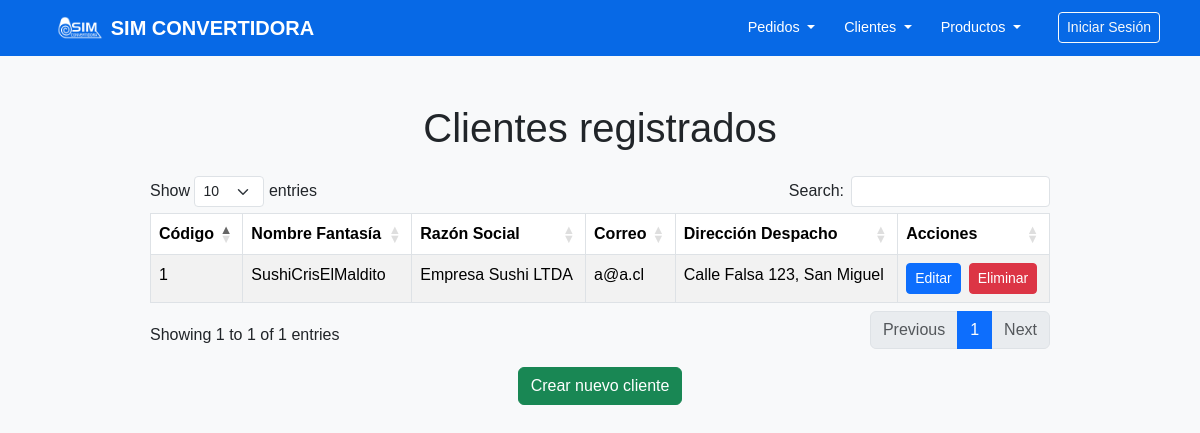
/clientes/listar/, run on the app's committed database.
### clientes/models.py (models this page shows, shortened)
class Cliente(models.Model):
    cod_cliente = models.AutoField(primary_key=True)
    nombre_fantasia = models.CharField(max_length=100)
    razon_social = models.CharField(max_length=100, unique=True)
    correo = models.EmailField()
    direccion_despacho = models.CharField(max_length=200)

### clientes/views.py (the view)
# urls.py: path('listar/', consultar_clientes, name='consultar_clientes'),
def consultar_clientes(request):
    clientes = Cliente.objects.all()
    return render(request, 'clientes/consultar_clientes.html', {'clientes': clientes})

### templates/clientes/consultar_clientes.html (shortened to what this page needs)
<!DOCTYPE html>
<html lang="es">
<head>
    <link rel="stylesheet" href="https://cdn.datatables.net/1.13.5/css/dataTables.bootstrap5.min.css">
</head>
<body>
    <header>
        {% include 'navegacion/nav.html' %}
    </header>
    <div class="container py-5 d-flex justify-content-center">
        <div style="width: 90%; max-width: 900px;">
            <h1 class="text-center mb-4">Clientes registrados</h1>
            <table id="tabla-clientes" class="table table-striped table-bordered">
                <thead>
                    <tr>
                        <th>Código</th>
                        <th>Nombre Fantasía</th>
                        <th>Razón Social</th>
                        <th>Correo</th>
                        <th>Dirección Despacho</th>
                        <th>Acciones</th>
                    </tr>
                </thead>
                <tbody>
                {% for cliente in clientes %}
                    <tr>
                        <td>{{ cliente.cod_cliente }}</td>
                        <td>{{ cliente.nombre_fantasia }}</td>
                        <td>{{ cliente.razon_social }}</td>
                        <td>{{ cliente.correo }}</td>
                        <td>{{ cliente.direccion_despacho }}</td>
                        <td>
                            <div class="d-flex gap-2">
                                <a href="{% url 'editar_cliente' cliente.cod_cliente %}" class="btn btn-primary btn-sm">Editar</a>
                                <form method="post" action="{% url 'eliminar_cliente' cliente.cod_cliente %}" onsubmit="return confirm('¿Estás seguro de eliminar este cliente?');" style="margin: 0;">
                                <button type="submit" class="btn btn-danger btn-sm">Eliminar</button>
                                </form>
                            </div>
                        </td>
                    </tr>
                {% empty %}
                    <tr>
                        <td colspan="7">No hay clientes registrados.</td>
                    </tr>
                {% endfor %}
                </tbody>
            </table>
            <div class="text-center mt-3">
                <a href="{% url 'crear_cliente' %}" class="btn btn-success">Crear nuevo cliente</a>
            </div>
        </div>
    </div>
</body>
</html>

### static/css/navbar.css (style rules this page uses)
* { margin: 0; padding: 0; box-sizing: border-box; }
body { background-color: #f8f9fa; font-family: Arial, sans-serif; }

### data on the page
Cliente: cod_cliente "1", nombre_fantasia "SushiCrisElMaldito", razon_social "Empresa Sushi LTDA", correo "a@a.cl", direccion_despacho "Calle Falsa 123, San Miguel"
